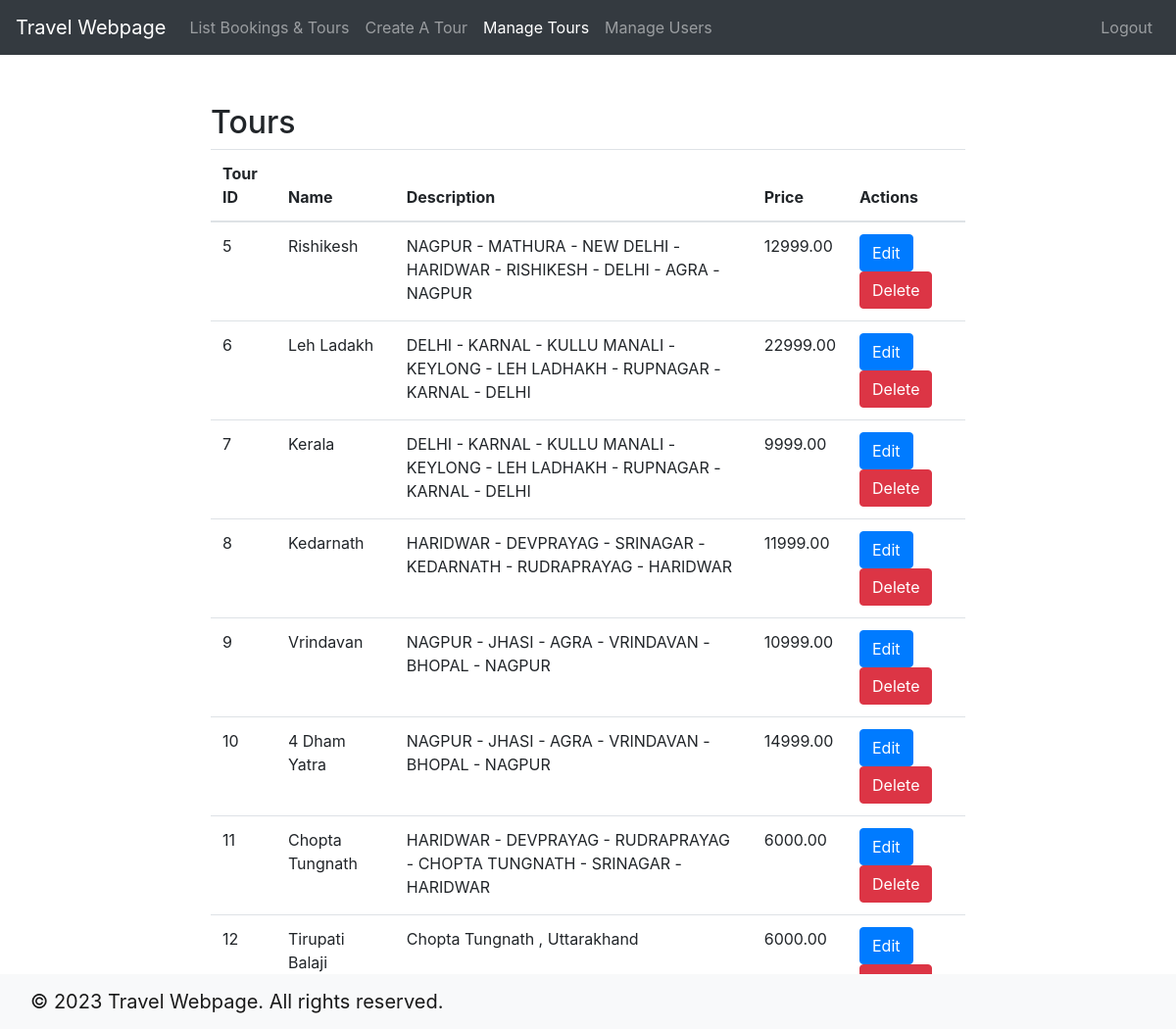
Screenshot of /admin/tours.php with the database file from the repository.
### tables this page shows
CREATE TABLE `tours` (
  `id` int(11) NOT NULL,
  `name` varchar(255) DEFAULT NULL,
  `description` text DEFAULT NULL,
  `price` decimal(10,2) DEFAULT NULL,
  `duration` int(11) DEFAULT NULL,
  `location` varchar(255) DEFAULT NULL,
  `created_at` timestamp NOT NULL DEFAULT current_timestamp(),
  `updated_at` timestamp NOT NULL DEFAULT current_timestamp() ON UPDATE current_timestamp()
);

### admin/tours.php (the view, shortened to what this page needs)
<!DOCTYPE html>
<html>
<head>
  <link rel="stylesheet" href="https://stackpath.bootstrapcdn.com/bootstrap/4.5.2/css/bootstrap.min.css">
</head>
<body>
<nav class="navbar navbar-expand-lg navbar-dark bg-dark">
    <a class="navbar-brand" href="#">Travel Webpage</a>
    <ul class="navbar-nav ml-auto">
        <li class="nav-item">
          <a class="nav-link " href="dashboard.php">List Bookings & Tours</a>
        </li>
        <li class="nav-item">
          <a class="nav-link" href="create-tours.php">Create A Tour</a>
        </li>
        <li class="nav-item">
          <a class="nav-link active" href="tours.php">Manage Tours</a>
        </li>
        <li class="nav-item">
          <a class="nav-link" href="users.php">Manage Users</a>
        </li>
      </ul>
    <div class="collapse navbar-collapse" id="navbarNav">
      <ul class="navbar-nav ml-auto">
        <li class="nav-item">
          <a class="nav-link" href="logout.php">Logout</a>
        </li>
      </ul>
    </div>
  </nav>
  <div class="container">
    <?php
include '../db/db_connection.php';
$stmt = $connection->query("SELECT * FROM tours");
if ($stmt->rowCount() > 0) {
  $tours = $stmt->fetchAll(PDO::FETCH_ASSOC);
} else {
  $tours = [];
}
?>
<h2 class="mt-5">Tours</h2>
<?php if (empty($tours)) : ?>
  <div class="alert alert-info">No tours found.</div>
<?php else : ?>
  <table class="table">
    <thead>
      <tr>
        <th>Tour ID</th>
        <th>Name</th>
        <th>Description</th>
        <th>Price</th>
        <th>Actions</th>
      </tr>
    </thead>
    <tbody>
      <?php foreach ($tours as $tour) : ?>
        <tr>
          <td><?php echo $tour['id']; ?></td>
          <td><?php echo $tour['name']; ?></td>
          <td><?php echo $tour['description']; ?></td>
          <td><?php echo $tour['price']; ?></td>
          <td>
            <a href="edit_tour.php?id=<?php echo $tour['id']; ?>" class="btn btn-primary">Edit</a>
            <a href="delete_tour.php?id=<?php echo $tour['id']; ?>" class="btn btn-danger">Delete</a>
          </td>
        </tr>
      <?php endforeach; ?>
    </tbody>
  </table>
<?php endif; ?>
  </div>
  <footer class="footer">
  <nav class="navbar fixed-bottom navbar-light bg-light">
  <div class="container-fluid">
    <a class="navbar-brand text-center" href="#">© 2023 Travel Webpage. All rights reserved.</a>
  </div>
    </footer>
</body>
</html>

### admin/tours.php (style rules this page uses)
.container { max-width: 800px; margin-top: 50px; }

### rows the page displays
tours: id "5", name "Rishikesh", description "NAGPUR - MATHURA - NEW DELHI - HARIDWAR - RISHIKESH - DELHI - AGRA - NAGPUR", price "12999.00"
tours: id "6", name "Leh Ladakh", description "DELHI - KARNAL - KULLU MANALI - KEYLONG - LEH LADHAKH - RUPNAGAR - KARNAL - DELHI", price "22999.00"
tours: id "7", name "Kerala", description "DELHI - KARNAL - KULLU MANALI - KEYLONG - LEH LADHAKH - RUPNAGAR - KARNAL - DELHI", price "9999.00"
tours: id "8", name "Kedarnath", description "HARIDWAR - DEVPRAYAG - SRINAGAR - KEDARNATH - RUDRAPRAYAG - HARIDWAR", price "11999.00"
tours: id "9", name "Vrindavan", description "NAGPUR - JHASI - AGRA - VRINDAVAN - BHOPAL - NAGPUR", price "10999.00"
tours: id "10", name "4 Dham Yatra", description "NAGPUR - JHASI - AGRA - VRINDAVAN - BHOPAL - NAGPUR", price "14999.00"
tours: id "11", name "Chopta Tungnath", description "HARIDWAR - DEVPRAYAG - RUDRAPRAYAG - CHOPTA TUNGNATH - SRINAGAR - HARIDWAR", price "6000.00"
tours: id "12", name "Tirupati Balaji", description "Chopta Tungnath , Uttarakhand", price "6000.00"
